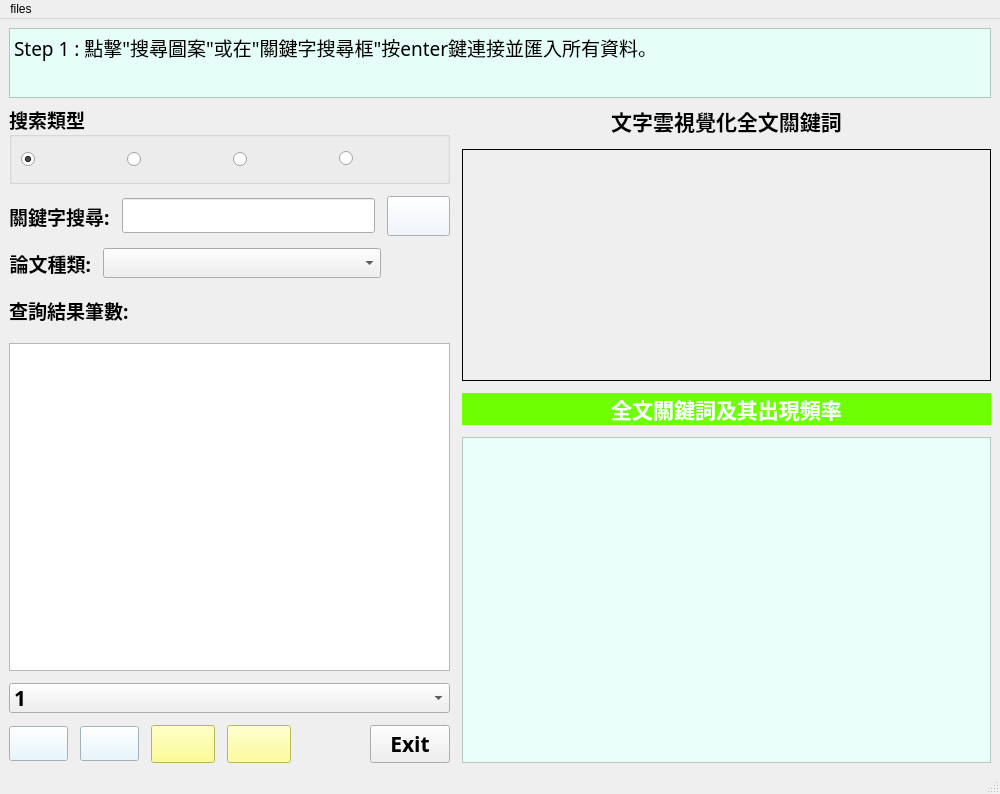
<?xml version="1.0" encoding="UTF-8"?>
<ui version="4.0">
 <class>MainWindow</class>
 <widget class="QMainWindow" name="MainWindow">
  <property name="geometry">
   <rect>
    <x>0</x>
    <y>0</y>
    <width>1000</width>
    <height>794</height>
   </rect>
  </property>
  <property name="windowTitle">
   <string>MainWindow</string>
  </property>
  <widget class="QWidget" name="centralwidget">
   <property name="minimumSize">
    <size>
     <width>900</width>
     <height>600</height>
    </size>
   </property>
   <layout class="QVBoxLayout" name="verticalLayout_10" stretch="1,10">
    <item>
     <widget class="QTextBrowser" name="textBrowser">
      <property name="maximumSize">
       <size>
        <width>16777215</width>
        <height>80</height>
       </size>
      </property>
      <property name="font">
       <font>
        <family>微軟正黑體</family>
        <pointsize>14</pointsize>
       </font>
      </property>
      <property name="styleSheet">
       <string notr="true">background-color: rgb(229, 255, 248);</string>
      </property>
      <property name="html">
       <string>&lt;!DOCTYPE HTML PUBLIC &quot;-//W3C//DTD HTML 4.0//EN&quot; &quot;http://www.w3.org/TR/REC-html40/strict.dtd&quot;&gt;
&lt;html&gt;&lt;head&gt;&lt;meta name=&quot;qrichtext&quot; content=&quot;1&quot; /&gt;&lt;style type=&quot;text/css&quot;&gt;
p, li { white-space: pre-wrap; }
&lt;/style&gt;&lt;/head&gt;&lt;body style=&quot; font-family:'微軟正黑體'; font-size:14pt; font-weight:400; font-style:normal;&quot;&gt;
&lt;p style=&quot; margin-top:0px; margin-bottom:0px; margin-left:0px; margin-right:0px; -qt-block-indent:0; text-indent:0px;&quot;&gt;&lt;span style=&quot; font-family:'PMingLiU';&quot;&gt;Step 1 : 點擊&amp;quot;搜尋圖案&amp;quot;或在&amp;quot;關鍵字搜尋框&amp;quot;按enter鍵連接並匯入所有資料。&lt;/span&gt;&lt;/p&gt;&lt;/body&gt;&lt;/html&gt;</string>
      </property>
     </widget>
    </item>
    <item>
     <layout class="QHBoxLayout" name="horizontalLayout_4" stretch="5,6">
      <property name="spacing">
       <number>12</number>
      </property>
      <item>
       <layout class="QVBoxLayout" name="verticalLayout_9" stretch="1,1,1,1,8,1,1">
        <item>
         <widget class="QGroupBox" name="groupBox">
          <property name="font">
           <font>
            <family>微軟正黑體</family>
            <pointsize>14</pointsize>
            <weight>75</weight>
            <bold>true</bold>
           </font>
          </property>
          <property name="title">
           <string>搜索類型</string>
          </property>
          <layout class="QHBoxLayout" name="horizontalLayout_5">
           <property name="spacing">
            <number>7</number>
           </property>
           <item>
            <widget class="QRadioButton" name="RTBN_all">
             <property name="maximumSize">
              <size>
               <width>20</width>
               <height>30</height>
              </size>
             </property>
             <property name="text">
              <string/>
             </property>
             <property name="checked">
              <bool>true</bool>
             </property>
            </widget>
           </item>
           <item>
            <widget class="QLabel" name="LB_all">
             <property name="maximumSize">
              <size>
               <width>100</width>
               <height>50</height>
              </size>
             </property>
             <property name="text">
              <string/>
             </property>
             <property name="scaledContents">
              <bool>true</bool>
             </property>
            </widget>
           </item>
           <item>
            <spacer name="horizontalSpacer">
             <property name="orientation">
              <enum>Qt::Horizontal</enum>
             </property>
             <property name="sizeType">
              <enum>QSizePolicy::Fixed</enum>
             </property>
             <property name="sizeHint" stdset="0">
              <size>
               <width>20</width>
               <height>20</height>
              </size>
             </property>
            </spacer>
           </item>
           <item>
            <widget class="QRadioButton" name="RTBN_title">
             <property name="maximumSize">
              <size>
               <width>20</width>
               <height>20</height>
              </size>
             </property>
             <property name="text">
              <string/>
             </property>
            </widget>
           </item>
           <item>
            <widget class="QLabel" name="LB_title">
             <property name="maximumSize">
              <size>
               <width>100</width>
               <height>50</height>
              </size>
             </property>
             <property name="text">
              <string/>
             </property>
             <property name="scaledContents">
              <bool>true</bool>
             </property>
            </widget>
           </item>
           <item>
            <spacer name="horizontalSpacer_2">
             <property name="orientation">
              <enum>Qt::Horizontal</enum>
             </property>
             <property name="sizeType">
              <enum>QSizePolicy::Fixed</enum>
             </property>
             <property name="sizeHint" stdset="0">
              <size>
               <width>20</width>
               <height>20</height>
              </size>
             </property>
            </spacer>
           </item>
           <item>
            <widget class="QRadioButton" name="RTBN_authors">
             <property name="maximumSize">
              <size>
               <width>20</width>
               <height>20</height>
              </size>
             </property>
             <property name="text">
              <string/>
             </property>
            </widget>
           </item>
           <item>
            <widget class="QLabel" name="LB_authors">
             <property name="maximumSize">
              <size>
               <width>100</width>
               <height>50</height>
              </size>
             </property>
             <property name="text">
              <string/>
             </property>
             <property name="scaledContents">
              <bool>true</bool>
             </property>
            </widget>
           </item>
           <item>
            <spacer name="horizontalSpacer_3">
             <property name="orientation">
              <enum>Qt::Horizontal</enum>
             </property>
             <property name="sizeType">
              <enum>QSizePolicy::Fixed</enum>
             </property>
             <property name="sizeHint" stdset="0">
              <size>
               <width>20</width>
               <height>20</height>
              </size>
             </property>
            </spacer>
           </item>
           <item>
            <widget class="QRadioButton" name="RTBN_abstract">
             <property name="maximumSize">
              <size>
               <width>20</width>
               <height>16777215</height>
              </size>
             </property>
             <property name="text">
              <string/>
             </property>
            </widget>
           </item>
           <item>
            <widget class="QLabel" name="LB_abstract">
             <property name="maximumSize">
              <size>
               <width>100</width>
               <height>50</height>
              </size>
             </property>
             <property name="text">
              <string/>
             </property>
             <property name="scaledContents">
              <bool>true</bool>
             </property>
            </widget>
           </item>
           <item>
            <spacer name="horizontalSpacer_4">
             <property name="orientation">
              <enum>Qt::Horizontal</enum>
             </property>
             <property name="sizeType">
              <enum>QSizePolicy::Fixed</enum>
             </property>
             <property name="sizeHint" stdset="0">
              <size>
               <width>20</width>
               <height>20</height>
              </size>
             </property>
            </spacer>
           </item>
          </layout>
         </widget>
        </item>
        <item>
         <layout class="QHBoxLayout" name="horizontalLayout" stretch="1,4,1">
          <item>
           <layout class="QVBoxLayout" name="verticalLayout_3">
            <item>
             <widget class="QLabel" name="label_2">
              <property name="font">
               <font>
                <family>微軟正黑體</family>
                <pointsize>14</pointsize>
                <weight>75</weight>
                <bold>true</bold>
               </font>
              </property>
              <property name="text">
               <string>關鍵字搜尋:</string>
              </property>
             </widget>
            </item>
           </layout>
          </item>
          <item>
           <layout class="QVBoxLayout" name="verticalLayout_2">
            <item>
             <widget class="QLineEdit" name="lineEdit_key">
              <property name="font">
               <font>
                <family>微軟正黑體</family>
                <pointsize>14</pointsize>
                <weight>75</weight>
                <bold>true</bold>
               </font>
              </property>
             </widget>
            </item>
           </layout>
          </item>
          <item>
           <layout class="QVBoxLayout" name="verticalLayout">
            <item>
             <widget class="QPushButton" name="p_But_by_title">
              <property name="minimumSize">
               <size>
                <width>50</width>
                <height>40</height>
               </size>
              </property>
              <property name="font">
               <font>
                <family>微軟正黑體</family>
                <pointsize>16</pointsize>
                <weight>75</weight>
                <bold>true</bold>
               </font>
              </property>
              <property name="autoFillBackground">
               <bool>false</bool>
              </property>
              <property name="styleSheet">
               <string notr="true">background-color: rgb(237, 244, 255);</string>
              </property>
              <property name="text">
               <string/>
              </property>
              <property name="icon">
               <iconset>
                <normaloff>search.svg</normaloff>search.svg</iconset>
              </property>
              <property name="iconSize">
               <size>
                <width>50</width>
                <height>50</height>
               </size>
              </property>
             </widget>
            </item>
           </layout>
          </item>
         </layout>
        </item>
        <item>
         <layout class="QHBoxLayout" name="horizontalLayout_7" stretch="1,4,1">
          <item>
           <widget class="QLabel" name="label_5">
            <property name="font">
             <font>
              <family>微軟正黑體</family>
              <pointsize>14</pointsize>
              <weight>75</weight>
              <bold>true</bold>
             </font>
            </property>
            <property name="text">
             <string>論文種類:</string>
            </property>
            <property name="alignment">
             <set>Qt::AlignRight|Qt::AlignTrailing|Qt::AlignVCenter</set>
            </property>
           </widget>
          </item>
          <item>
           <widget class="QComboBox" name="CBX_type">
            <property name="font">
             <font>
              <family>Times New Roman</family>
              <pointsize>14</pointsize>
              <weight>75</weight>
              <bold>true</bold>
             </font>
            </property>
           </widget>
          </item>
          <item>
           <spacer name="horizontalSpacer_5">
            <property name="orientation">
             <enum>Qt::Horizontal</enum>
            </property>
            <property name="sizeHint" stdset="0">
             <size>
              <width>40</width>
              <height>20</height>
             </size>
            </property>
           </spacer>
          </item>
         </layout>
        </item>
        <item>
         <layout class="QHBoxLayout" name="horizontalLayout_6" stretch="1,3">
          <item>
           <widget class="QLabel" name="label">
            <property name="font">
             <font>
              <family>微軟正黑體</family>
              <pointsize>14</pointsize>
              <weight>75</weight>
              <bold>true</bold>
             </font>
            </property>
            <property name="text">
             <string>查詢結果筆數:</string>
            </property>
           </widget>
          </item>
          <item>
           <widget class="QLabel" name="LB_sample">
            <property name="font">
             <font>
              <family>Times New Roman</family>
              <pointsize>14</pointsize>
              <weight>75</weight>
              <bold>true</bold>
             </font>
            </property>
            <property name="text">
             <string/>
            </property>
           </widget>
          </item>
         </layout>
        </item>
        <item>
         <widget class="QTableView" name="tableView">
          <property name="font">
           <font>
            <family>微軟正黑體</family>
            <weight>75</weight>
            <bold>true</bold>
           </font>
          </property>
         </widget>
        </item>
        <item>
         <widget class="QComboBox" name="CMBX_page">
          <property name="maximumSize">
           <size>
            <width>16777215</width>
            <height>30</height>
           </size>
          </property>
          <property name="font">
           <font>
            <family>微軟正黑體</family>
            <pointsize>16</pointsize>
            <weight>75</weight>
            <bold>true</bold>
           </font>
          </property>
          <item>
           <property name="text">
            <string>1</string>
           </property>
          </item>
          <item>
           <property name="text">
            <string>2</string>
           </property>
          </item>
         </widget>
        </item>
        <item>
         <layout class="QHBoxLayout" name="horizontalLayout_3">
          <item>
           <widget class="QPushButton" name="PTBN_first">
            <property name="font">
             <font>
              <family>微軟正黑體</family>
              <pointsize>14</pointsize>
              <weight>75</weight>
              <bold>true</bold>
             </font>
            </property>
            <property name="styleSheet">
             <string notr="true">background-color: rgb(225, 247, 255);</string>
            </property>
            <property name="text">
             <string/>
            </property>
            <property name="icon">
             <iconset>
              <normaloff>rewind-button.png</normaloff>rewind-button.png</iconset>
            </property>
            <property name="iconSize">
             <size>
              <width>30</width>
              <height>20</height>
             </size>
            </property>
           </widget>
          </item>
          <item>
           <widget class="QPushButton" name="PTBN_previous">
            <property name="font">
             <font>
              <family>微軟正黑體</family>
              <pointsize>14</pointsize>
              <weight>75</weight>
              <bold>true</bold>
             </font>
            </property>
            <property name="styleSheet">
             <string notr="true">background-color: rgb(225, 247, 255);</string>
            </property>
            <property name="text">
             <string/>
            </property>
            <property name="icon">
             <iconset>
              <normaloff>previous.png</normaloff>previous.png</iconset>
            </property>
            <property name="iconSize">
             <size>
              <width>30</width>
              <height>20</height>
             </size>
            </property>
           </widget>
          </item>
          <item>
           <widget class="QPushButton" name="ptbn_next">
            <property name="font">
             <font>
              <family>微軟正黑體</family>
              <pointsize>16</pointsize>
              <weight>75</weight>
              <bold>true</bold>
             </font>
            </property>
            <property name="styleSheet">
             <string notr="true">background-color: rgb(253, 255, 117);</string>
            </property>
            <property name="text">
             <string/>
            </property>
            <property name="icon">
             <iconset>
              <normaloff>next.png</normaloff>next.png</iconset>
            </property>
            <property name="iconSize">
             <size>
              <width>30</width>
              <height>20</height>
             </size>
            </property>
           </widget>
          </item>
          <item>
           <widget class="QPushButton" name="PTBN_last">
            <property name="font">
             <font>
              <family>微軟正黑體</family>
              <pointsize>16</pointsize>
              <weight>75</weight>
              <bold>true</bold>
             </font>
            </property>
            <property name="styleSheet">
             <string notr="true">background-color: rgb(255, 255, 127);</string>
            </property>
            <property name="text">
             <string/>
            </property>
            <property name="icon">
             <iconset>
              <normaloff>forward-button.png</normaloff>forward-button.png</iconset>
            </property>
            <property name="iconSize">
             <size>
              <width>30</width>
              <height>20</height>
             </size>
            </property>
           </widget>
          </item>
          <item>
           <widget class="QLabel" name="LB_page">
            <property name="font">
             <font>
              <family>微軟正黑體</family>
              <pointsize>18</pointsize>
              <weight>75</weight>
              <bold>true</bold>
             </font>
            </property>
            <property name="text">
             <string/>
            </property>
            <property name="alignment">
             <set>Qt::AlignCenter</set>
            </property>
           </widget>
          </item>
          <item>
           <widget class="QPushButton" name="PTBN_exit">
            <property name="font">
             <font>
              <family>微軟正黑體</family>
              <pointsize>16</pointsize>
              <weight>75</weight>
              <bold>true</bold>
             </font>
            </property>
            <property name="text">
             <string>Exit</string>
            </property>
           </widget>
          </item>
         </layout>
        </item>
       </layout>
      </item>
      <item>
       <layout class="QVBoxLayout" name="verticalLayout_7" stretch="3,4">
        <item>
         <layout class="QVBoxLayout" name="verticalLayout_6" stretch="1,7">
          <item>
           <widget class="QLabel" name="label_4">
            <property name="font">
             <font>
              <family>微軟正黑體</family>
              <pointsize>16</pointsize>
              <weight>75</weight>
              <bold>true</bold>
             </font>
            </property>
            <property name="text">
             <string>文字雲視覺化全文關鍵詞</string>
            </property>
            <property name="alignment">
             <set>Qt::AlignCenter</set>
            </property>
           </widget>
          </item>
          <item>
           <widget class="QLabel" name="LB_WC">
            <property name="maximumSize">
             <size>
              <width>16777215</width>
              <height>16777215</height>
             </size>
            </property>
            <property name="font">
             <font>
              <family>微軟正黑體</family>
              <pointsize>16</pointsize>
              <weight>75</weight>
              <bold>true</bold>
             </font>
            </property>
            <property name="frameShape">
             <enum>QFrame::Box</enum>
            </property>
            <property name="text">
             <string/>
            </property>
            <property name="scaledContents">
             <bool>true</bool>
            </property>
            <property name="alignment">
             <set>Qt::AlignCenter</set>
            </property>
           </widget>
          </item>
         </layout>
        </item>
        <item>
         <layout class="QVBoxLayout" name="verticalLayout_5">
          <item>
           <widget class="QLabel" name="label_3">
            <property name="font">
             <font>
              <family>微軟正黑體</family>
              <pointsize>16</pointsize>
              <weight>75</weight>
              <bold>true</bold>
             </font>
            </property>
            <property name="styleSheet">
             <string notr="true">background-color: rgb(110, 255, 0);
border-top-color: rgb(9, 9, 9);
border-color: rgb(6, 6, 6);
color: rgb(255, 255, 255);</string>
            </property>
            <property name="text">
             <string>全文關鍵詞及其出現頻率</string>
            </property>
            <property name="alignment">
             <set>Qt::AlignCenter</set>
            </property>
           </widget>
          </item>
          <item>
           <widget class="QTextBrowser" name="textBrowser_abstract">
            <property name="font">
             <font>
              <family>微軟正黑體</family>
              <pointsize>14</pointsize>
              <weight>75</weight>
              <bold>true</bold>
             </font>
            </property>
            <property name="styleSheet">
             <string notr="true">background-color: rgb(234, 255, 249);</string>
            </property>
           </widget>
          </item>
         </layout>
        </item>
       </layout>
      </item>
     </layout>
    </item>
   </layout>
  </widget>
  <widget class="QMenuBar" name="menubar">
   <property name="geometry">
    <rect>
     <x>0</x>
     <y>0</y>
     <width>1000</width>
     <height>25</height>
    </rect>
   </property>
   <widget class="QMenu" name="menufiles">
    <property name="title">
     <string>files</string>
    </property>
    <addaction name="actionSave_Data"/>
    <addaction name="actionEXIT"/>
   </widget>
   <addaction name="menufiles"/>
  </widget>
  <widget class="QStatusBar" name="statusbar"/>
  <action name="actionSave_Data">
   <property name="text">
    <string>save</string>
   </property>
  </action>
  <action name="actionEXIT">
   <property name="text">
    <string>exit</string>
   </property>
  </action>
 </widget>
 <resources/>
 <connections/>
</ui>
